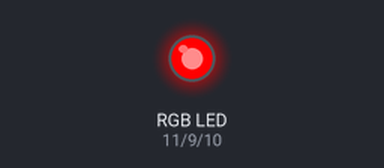
Simulated run of this sketch. Board: Arduino Uno, built with avr-gcc and run on an emulated ATmega328P. On the bench: an RGB LED mixed from three pins (HIGH = lit).

Above: at 0.05 s.
At 0.3 s:
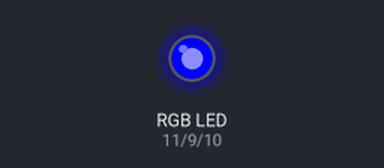
At 0.55 s:
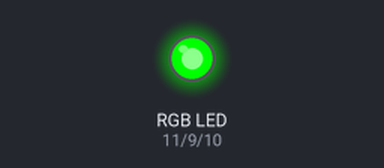
At 1.0 s:
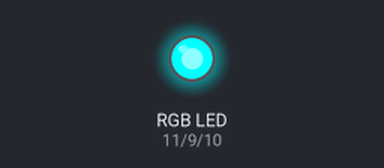
At 1.55 s:
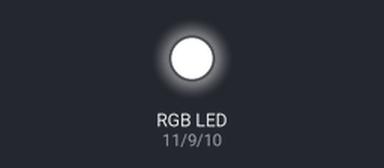
At 1.95 s:
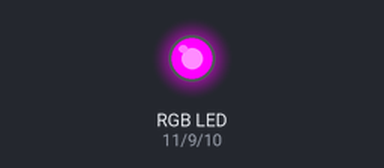
Timing chart, 0 to 4.6 s (numbered marks = the images above):
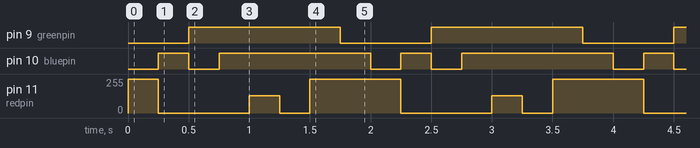

The sketch:

sketch_sep28b.ino
```cpp
int redpin = 11; // select the pin for the red LED
int bluepin = 10; // select the pin for the blue LED
int greenpin = 9; // select the pin for the green LED
int val = 255;
void setup () {
  pinMode (redpin, OUTPUT);
  pinMode (bluepin, OUTPUT);
  pinMode (greenpin, OUTPUT);
  Serial.begin (9600);
}
void loop () {
  //for (val = 255; val > 0; val--)
  //{
    analogWrite (11, val);
    analogWrite (10, 255 - val);
    analogWrite (9, 255 - val);
    delay(250);
    analogWrite (10, val);
    analogWrite (11, 255 - val);
    analogWrite (9, 255 - val);
    delay(250);
   analogWrite (9, val);
    analogWrite (11, 255 - val);
    analogWrite (10, 255 - val);
    delay(250);
    analogWrite (9, val);
    analogWrite (11, 255 - val);
    analogWrite (10, 128 - val);
    delay(250);
    analogWrite (9, val);
    analogWrite (11, 128 - val);
    analogWrite (10, 60 - val);
    delay(250);
    analogWrite (10, val);
    analogWrite (11, 255 - val);
    analogWrite (9, 128 - val);
    delay(250);
    analogWrite (11, val);
    analogWrite (10, 60 - val);
    analogWrite (9, 128 - val);
    delay(250);
    analogWrite (11, val);
    analogWrite (9, 255 - val);
    analogWrite (10, 128 - val);
    delay(250);
}
```

Measured:
- by itself, pin 9 (greenpin): alternates HIGH for 1.3 s and LOW for 0.75 s
- by itself, pin 10 (bluepin): repeats every 2.0 s: LOW 0.25 s, HIGH 1.3 s, LOW 0.25 s, HIGH 0.25 s
- by itself, pin 11 (redpin): repeats every 2.0 s: 0/255 0.75 s, 129/255 0.25 s, 0/255 0.25 s, 255/255 0.75 s
